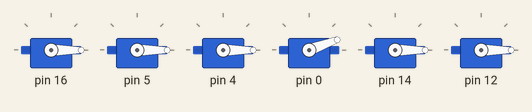
This sketch was run on a simulated Arduino Uno, built with avr-gcc and run on an emulated ATmega328P. On the bench: 6 × servo.

Above: at 0.1 s.
At 13.3 s:
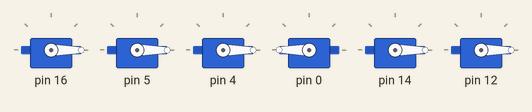
Timing chart, 0 to 40.0 s (numbered marks = the images above):
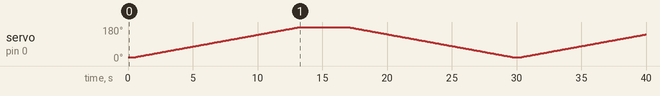

The sketch:

CURRENT1.ino
```cpp
#include <Servo.h>
bool run1 = false;
bool stop1 = false;

class MyServo {
  public:
    Servo servo;
    int angle;
    int max_angle;
    int min_angle;
    int pin;
    int delay_ms;

    MyServo(int p, int min_a, int max_a, int d) {
      pin = p;
      min_angle = min_a;
      max_angle = max_a;
      delay_ms = d;
      angle = min_angle;
    }

    void attach1() {
      servo.attach(pin);
      servo.write(angle);
    }

    void set_angle(int a) {
      angle = constrain(a, min_angle, max_angle);
      servo.write(angle);
    }

    void movement(bool reverse) {
      int time_a;
      run1 = true;
      if (!reverse) {
        time_a = max_angle - angle;
      } else {
        time_a = angle - min_angle;
      }
      for (int i = 0; i < time_a; i++) {
        if (stop1) {break;}
        if (!reverse) {
          angle++;
        } else {
          angle--;
        }
        set_angle(angle);
        delay(delay_ms);
      }
      run1 = false;
    }

    void up() {
      movement(true);
    }

    void down() {
      movement(false);
    }
};

// !create a list of classes and insert all existing classes into it!
MyServo kleshnya(16, 0, 10, 80);
MyServo kist_rotary(5, 0, 150, 80); //Крутить кулачок
MyServo kist_bend(4, 0, 150, 80); //Локоть
MyServo shoulder(0, 20, 200, 80);
MyServo collarbone(14, 0, 100, 80); //Основание

MyServo guohu(12, 0, 150, 80);

MyServo* classList[] = {&kleshnya, &kist_rotary, &kist_bend, &shoulder, &collarbone, &guohu};

void setup() {
  for (int i = 0; i < sizeof(classList) / sizeof(classList[0]); i++) {
    classList[i]->attach1();
  }
}

void loop() {
  // Example: move kleshnya up
  shoulder.up();
  delay(500);
  shoulder.down();
  delay(500);
}
```
